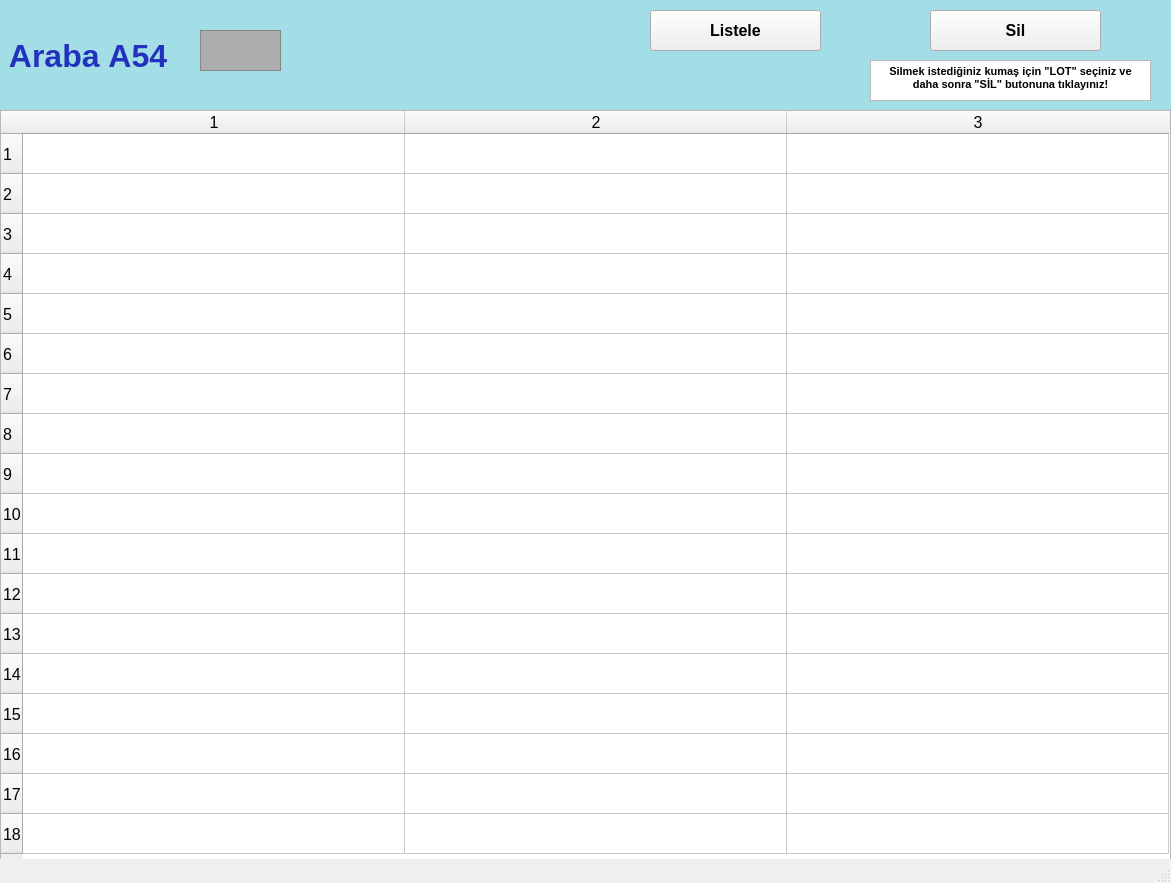
<?xml version="1.0" encoding="UTF-8"?>
<ui version="4.0">
 <class>arabalarA54_ekran</class>
 <widget class="QMainWindow" name="arabalarA54_ekran">
  <property name="geometry">
   <rect>
    <x>0</x>
    <y>0</y>
    <width>1171</width>
    <height>883</height>
   </rect>
  </property>
  <property name="font">
   <font>
    <pointsize>12</pointsize>
    <weight>50</weight>
    <bold>false</bold>
    <kerning>false</kerning>
   </font>
  </property>
  <property name="windowTitle">
   <string/>
  </property>
  <widget class="QWidget" name="centralwidget">
   <widget class="QLabel" name="arabaA1yazi_lbl">
    <property name="geometry">
     <rect>
      <x>0</x>
      <y>0</y>
      <width>1171</width>
      <height>111</height>
     </rect>
    </property>
    <property name="font">
     <font>
      <pointsize>24</pointsize>
      <weight>75</weight>
      <bold>true</bold>
     </font>
    </property>
    <property name="styleSheet">
     <string notr="true">background-color: rgb(163, 221, 229);
color: rgb(34, 50, 190);</string>
    </property>
    <property name="text">
     <string> Araba A54</string>
    </property>
   </widget>
   <widget class="QFrame" name="arabaA1_img">
    <property name="geometry">
     <rect>
      <x>200</x>
      <y>30</y>
      <width>81</width>
      <height>41</height>
     </rect>
    </property>
    <property name="styleSheet">
     <string notr="true">background-color: rgb(173, 173, 173);</string>
    </property>
    <property name="frameShape">
     <enum>QFrame::StyledPanel</enum>
    </property>
    <property name="frameShadow">
     <enum>QFrame::Raised</enum>
    </property>
   </widget>
   <widget class="QPushButton" name="listele54_btn">
    <property name="geometry">
     <rect>
      <x>650</x>
      <y>10</y>
      <width>171</width>
      <height>41</height>
     </rect>
    </property>
    <property name="font">
     <font>
      <pointsize>12</pointsize>
      <weight>75</weight>
      <bold>true</bold>
     </font>
    </property>
    <property name="text">
     <string>Listele</string>
    </property>
   </widget>
   <widget class="QTableWidget" name="A54_tw">
    <property name="geometry">
     <rect>
      <x>0</x>
      <y>110</y>
      <width>1171</width>
      <height>751</height>
     </rect>
    </property>
    <property name="baseSize">
     <size>
      <width>0</width>
      <height>0</height>
     </size>
    </property>
    <property name="rowCount">
     <number>18</number>
    </property>
    <property name="columnCount">
     <number>3</number>
    </property>
    <attribute name="horizontalHeaderVisible">
     <bool>true</bool>
    </attribute>
    <attribute name="horizontalHeaderCascadingSectionResizes">
     <bool>false</bool>
    </attribute>
    <attribute name="horizontalHeaderDefaultSectionSize">
     <number>382</number>
    </attribute>
    <attribute name="horizontalHeaderMinimumSectionSize">
     <number>38</number>
    </attribute>
    <attribute name="verticalHeaderDefaultSectionSize">
     <number>40</number>
    </attribute>
    <attribute name="verticalHeaderMinimumSectionSize">
     <number>23</number>
    </attribute>
    <row/>
    <row/>
    <row/>
    <row/>
    <row/>
    <row/>
    <row/>
    <row/>
    <row/>
    <row/>
    <row/>
    <row/>
    <row/>
    <row/>
    <row/>
    <row/>
    <row/>
    <row/>
    <column/>
    <column/>
    <column/>
   </widget>
   <widget class="QPushButton" name="sil54_btn">
    <property name="geometry">
     <rect>
      <x>930</x>
      <y>10</y>
      <width>171</width>
      <height>41</height>
     </rect>
    </property>
    <property name="font">
     <font>
      <pointsize>12</pointsize>
      <weight>75</weight>
      <bold>true</bold>
     </font>
    </property>
    <property name="text">
     <string>Sil</string>
    </property>
   </widget>
   <widget class="QTextBrowser" name="textBrowser">
    <property name="geometry">
     <rect>
      <x>870</x>
      <y>60</y>
      <width>281</width>
      <height>41</height>
     </rect>
    </property>
    <property name="html">
     <string>&lt;!DOCTYPE HTML PUBLIC &quot;-//W3C//DTD HTML 4.0//EN&quot; &quot;http://www.w3.org/TR/REC-html40/strict.dtd&quot;&gt;
&lt;html&gt;&lt;head&gt;&lt;meta name=&quot;qrichtext&quot; content=&quot;1&quot; /&gt;&lt;style type=&quot;text/css&quot;&gt;
p, li { white-space: pre-wrap; }
&lt;/style&gt;&lt;/head&gt;&lt;body style=&quot; font-family:'MS Shell Dlg 2'; font-size:12pt; font-weight:400; font-style:normal;&quot;&gt;
&lt;p align=&quot;center&quot; style=&quot; margin-top:0px; margin-bottom:0px; margin-left:0px; margin-right:0px; -qt-block-indent:0; text-indent:0px;&quot;&gt;&lt;span style=&quot; font-size:8pt; font-weight:600;&quot;&gt;Silmek istediğiniz kumaş için &amp;quot;LOT&amp;quot; seçiniz ve daha sonra &amp;quot;SİL&amp;quot; butonuna tıklayınız!&lt;/span&gt;&lt;/p&gt;&lt;/body&gt;&lt;/html&gt;</string>
    </property>
   </widget>
  </widget>
  <widget class="QStatusBar" name="statusbar"/>
 </widget>
 <resources/>
 <connections/>
</ui>
